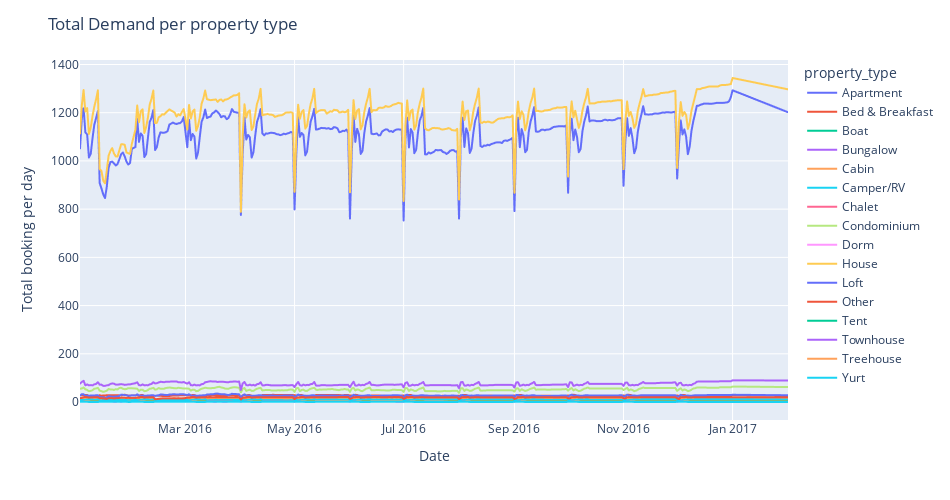

Notebook cell for this chart:
### Code cell
dfc2_a = dfc2.groupby(by= ['date', 'property_type']).available.sum().reset_index()
fig2 = px.line(dfc2_a, x='date', y= 'available', color='property_type', height=500, width=950)
fig2.update_layout(title= 'Total Demand per property type', yaxis_title= 'Total booking per day', xaxis_title= 'Date' )
fig2.show()

### Figure 1 — Plotly figure (JSON) as saved in the notebook; plotly's stock layout.template omitted (floating-point values rounded to 4 significant figures; data arrays with more than 128 entries replaced by an {"elided": "..."} marker saying what was removed)
{"data": [{"hovertemplate": "property_type=Apartment<br>date=%{x}<br>available=%{y}<extra></extra>", "legendgroup": "Apartment", "line": {"color": "#636efa", "dash": "solid"}, "mode": "lines", "name": "Apartment", "showlegend": true, "type": "scattergl", "x": {"elided": "365 str values"}, "xaxis": "x", "y": {"elided": "365 int values"}, "yaxis": "y"}, {"hovertemplate": "property_type=Bed & Breakfast<br>date=%{x}<br>available=%{y}<extra></extra>", "legendgroup": "Bed & Breakfast", "line": {"color": "#EF553B", "dash": "solid"}, "mode": "lines", "name": "Bed & Breakfast", "showlegend": true, "type": "scattergl", "x": {"elided": "365 str values"}, "xaxis": "x", "y": {"elided": "365 int values"}, "yaxis": "y"}, {"hovertemplate": "property_type=Boat<br>date=%{x}<br>available=%{y}<extra></extra>", "legendgroup": "Boat", "line": {"color": "#00cc96", "dash": "solid"}, "mode": "lines", "name": "Boat", "showlegend": true, "type": "scattergl", "x": {"elided": "365 str values"}, "xaxis": "x", "y": {"elided": "365 int values"}, "yaxis": "y"}, {"hovertemplate": "property_type=Bungalow<br>date=%{x}<br>available=%{y}<extra></extra>", "legendgroup": "Bungalow", "line": {"color": "#ab63fa", "dash": "solid"}, "mode": "lines", "name": "Bungalow", "showlegend": true, "type": "scattergl", "x": {"elided": "365 str values"}, "xaxis": "x", "y": {"elided": "365 int values"}, "yaxis": "y"}, {"hovertemplate": "property_type=Cabin<br>date=%{x}<br>available=%{y}<extra></extra>", "legendgroup": "Cabin", "line": {"color": "#FFA15A", "dash": "solid"}, "mode": "lines", "name": "Cabin", "showlegend": true, "type": "scattergl", "x": {"elided": "365 str values"}, "xaxis": "x", "y": {"elided": "365 int values"}, "yaxis": "y"}, {"hovertemplate": "property_type=Camper/RV<br>date=%{x}<br>available=%{y}<extra></extra>", "legendgroup": "Camper/RV", "line": {"color": "#19d3f3", "dash": "solid"}, "mode": "lines", "name": "Camper/RV", "showlegend": true, "type": "scattergl", "x": {"elided": "365 str values"}, "xaxis": "x", "y": {"elided": "365 int values"}, "yaxis": "y"}, {"hovertemplate": "property_type=Chalet<br>date=%{x}<br>available=%{y}<extra></extra>", "legendgroup": "Chalet", "line": {"color": "#FF6692", "dash": "solid"}, "mode": "lines", "name": "Chalet", "showlegend": true, "type": "scattergl", "x": {"elided": "365 str values"}, "xaxis": "x", "y": {"elided": "365 int values"}, "yaxis": "y"}, {"hovertemplate": "property_type=Condominium<br>date=%{x}<br>available=%{y}<extra></extra>", "legendgroup": "Condominium", "line": {"color": "#B6E880", "dash": "solid"}, "mode": "lines", "name": "Condominium", "showlegend": true, "type": "scattergl", "x": {"elided": "365 str values"}, "xaxis": "x", "y": {"elided": "365 int values"}, "yaxis": "y"}, {"hovertemplate": "property_type=Dorm<br>date=%{x}<br>available=%{y}<extra></extra>", "legendgroup": "Dorm", "line": {"color": "#FF97FF", "dash": "solid"}, "mode": "lines", "name": "Dorm", "showlegend": true, "type": "scattergl", "x": {"elided": "365 str values"}, "xaxis": "x", "y": {"elided": "365 int values"}, "yaxis": "y"}, {"hovertemplate": "property_type=House<br>date=%{x}<br>available=%{y}<extra></extra>", "legendgroup": "House", "line": {"color": "#FECB52", "dash": "solid"}, "mode": "lines", "name": "House", "showlegend": true, "type": "scattergl", "x": {"elided": "365 str values"}, "xaxis": "x", "y": {"elided": "365 int values"}, "yaxis": "y"}, {"hovertemplate": "property_type=Loft<br>date=%{x}<br>available=%{y}<extra></extra>", "legendgroup": "Loft", "line": {"color": "#636efa", "dash": "solid"}, "mode": "lines", "name": "Loft", "showlegend": true, "type": "scattergl", "x": {"elided": "365 str values"}, "xaxis": "x", "y": {"elided": "365 int values"}, "yaxis": "y"}, {"hovertemplate": "property_type=Other<br>date=%{x}<br>available=%{y}<extra></extra>", "legendgroup": "Other", "line": {"color": "#EF553B", "dash": "solid"}, "mode": "lines", "name": "Other", "showlegend": true, "type": "scattergl", "x": {"elided": "365 str values"}, "xaxis": "x", "y": {"elided": "365 int values"}, "yaxis": "y"}, {"hovertemplate": "property_type=Tent<br>date=%{x}<br>available=%{y}<extra></extra>", "legendgroup": "Tent", "line": {"color": "#00cc96", "dash": "solid"}, "mode": "lines", "name": "Tent", "showlegend": true, "type": "scattergl", "x": {"elided": "365 str values"}, "xaxis": "x", "y": {"elided": "365 int values"}, "yaxis": "y"}, {"hovertemplate": "property_type=Townhouse<br>date=%{x}<br>available=%{y}<extra></extra>", "legendgroup": "Townhouse", "line": {"color": "#ab63fa", "dash": "solid"}, "mode": "lines", "name": "Townhouse", "showlegend": true, "type": "scattergl", "x": {"elided": "365 str values"}, "xaxis": "x", "y": {"elided": "365 int values"}, "yaxis": "y"}, {"hovertemplate": "property_type=Treehouse<br>date=%{x}<br>available=%{y}<extra></extra>", "legendgroup": "Treehouse", "line": {"color": "#FFA15A", "dash": "solid"}, "mode": "lines", "name": "Treehouse", "showlegend": true, "type": "scattergl", "x": {"elided": "365 str values"}, "xaxis": "x", "y": {"elided": "365 int values"}, "yaxis": "y"}, {"hovertemplate": "property_type=Yurt<br>date=%{x}<br>available=%{y}<extra></extra>", "legendgroup": "Yurt", "line": {"color": "#19d3f3", "dash": "solid"}, "mode": "lines", "name": "Yurt", "showlegend": true, "type": "scattergl", "x": {"elided": "365 str values"}, "xaxis": "x", "y": {"elided": "365 int values"}, "yaxis": "y"}], "layout": {"height": 500, "legend": {"title": {"text": "property_type"}, "tracegroupgap": 0}, "margin": {"t": 60}, "title": {"text": "Total Demand per property type"}, "width": 950, "xaxis": {"anchor": "y", "domain": [0, 1], "title": {"text": "Date"}}, "yaxis": {"anchor": "x", "domain": [0, 1], "title": {"text": "Total booking per day"}}}}
